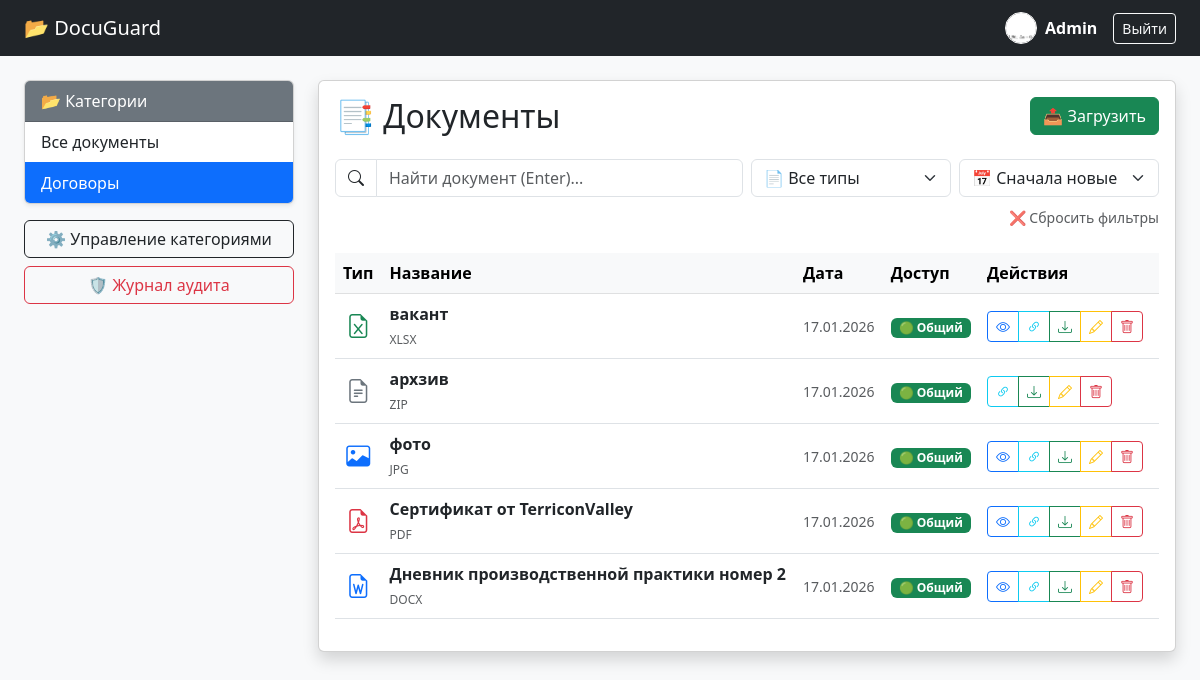
Page /?category=6 (signed in) on the committed database.
### core/models.py (models this page shows, shortened)
class Profile(models.Model):
    user = models.OneToOneField(User, on_delete=models.CASCADE, related_name='profile')
    avatar = models.ImageField(upload_to='avatars/', blank=True, null=True, verbose_name="Аватар")

class Category(models.Model):
    name = models.CharField(max_length=100)

class Document(models.Model):
    SECURITY_CHOICES = [
        ('public', 'Общий доступ'),
        ('internal', 'Служебное пользование'),
        ('secret', 'Секретно'),
    ]
    title = models.CharField(max_length=200)
    category = models.ForeignKey(Category, on_delete=models.CASCADE, null=True, blank=True)
    security_level = models.CharField(max_length=20, choices=SECURITY_CHOICES, default='public')
    file = models.FileField(upload_to='documents/')
    uploaded_by = models.ForeignKey(User, on_delete=models.CASCADE)
    uploaded_at = models.DateTimeField(auto_now_add=True)
    def get_extension(self):
        name, extension = os.path.splitext(self.file.name)
        return extension.lower()
    def is_image(self):
        return self.get_extension() in ['.jpg', '.jpeg', '.png', '.gif', '.webp']

### core/views.py (the view)
# urls.py: path('', document_list, name='home'),
@login_required
def document_list(request):
    category_id = request.GET.get('category')
    search_query = request.GET.get('q', '')
    sort_param = request.GET.get('sort', 'date_desc')
    file_type = request.GET.get('type')  # Тип файла (pdf, word, etc.)
    docs = Document.objects.all()
    if category_id:
        docs = docs.filter(category_id=category_id)
    if search_query:
        docs = docs.filter(title__icontains=search_query)
    if file_type == 'pdf':
        docs = docs.filter(file__iendswith='.pdf')
    elif file_type == 'word':
        docs = docs.filter(Q(file__iendswith='.doc') | Q(file__iendswith='.docx'))
    elif file_type == 'excel':
        docs = docs.filter(Q(file__iendswith='.xls') | Q(file__iendswith='.xlsx') | Q(file__iendswith='.csv'))
    elif file_type == 'image':
        docs = docs.filter(Q(file__iendswith='.jpg') | Q(file__iendswith='.jpeg') | Q(file__iendswith='.png'))
    elif file_type == 'archive':
        docs = docs.filter(Q(file__iendswith='.zip') | Q(file__iendswith='.rar'))
    if sort_param == 'name_asc':
        docs = docs.order_by('title')
    elif sort_param == 'name_desc':
        docs = docs.order_by('-title')
    elif sort_param == 'date_asc':
        docs = docs.order_by('uploaded_at')
    else:
        docs = docs.order_by('-uploaded_at')  # По умолчанию новые сверху
    categories = Category.objects.all()
    form = DocumentForm()
    return render(request, 'core/document_list.html', {
        'docs': docs,
        'categories': categories,
        'form': form,  # <-- Передаем форму для модалки
        'current_category': int(category_id) if category_id else None,
        'search_query': search_query,
        'current_sort': sort_param,
        'current_type': file_type
    })

### core/forms.py
class DocumentForm(forms.ModelForm):
    class Meta:
        model = Document
        fields = ['title', 'category', 'security_level', 'file']
        widgets = {
            'title': forms.TextInput(attrs={'class': 'form-control', 'placeholder': 'Введите название документа'}),
            'category': forms.Select(attrs={'class': 'form-select'}),
            'security_level': forms.Select(attrs={'class': 'form-select'}),
            'file': forms.FileInput(attrs={'class': 'form-control'}),
        }
        labels = {
            'title': 'Название',
            'category': 'Категория',
            'security_level': 'Уровень секретности',
            'file': 'Файл документа',
        }

### core/templates/core/document_list.html (shortened to what this page needs)
<!DOCTYPE html>
<html lang="ru">
<head>
    <link href="https://cdn.jsdelivr.net/npm/bootstrap@5.3.0/dist/css/bootstrap.min.css" rel="stylesheet">
    <link rel="stylesheet" href="https://cdn.jsdelivr.net/npm/bootstrap-icons@1.10.0/font/bootstrap-icons.css">
</head>
<body class="bg-light">
<nav class="navbar navbar-dark bg-dark mb-4">
    <div class="container-fluid px-4 d-flex justify-content-between">
        <a class="navbar-brand" href="{% url 'home' %}">📂 DocuGuard</a>
        <div class="d-flex align-items-center">
            {% if user.is_authenticated %}
                <a href="{% url 'profile' %}" class="text-white me-3 text-decoration-none fw-bold d-inline-flex align-items-center gap-2">
                    {% if user.profile.avatar %}
                        <img src="{{ user.profile.avatar.url }}" class="rounded-circle border border-white" width="32" height="32" style="object-fit: cover;">
                    {% else %}
                        <div class="rounded-circle bg-primary text-center border border-white" style="width:32px; height:32px; line-height:32px;">
                            {{ user.username|slice:":1"|upper }}
                        </div>
                    {% endif %}
                    <span>{{ user.username }}</span>
                </a>
                <form action="{% url 'logout' %}" method="post" class="m-0">
                    <button class="btn btn-sm btn-outline-light">Выйти</button>
                </form>
            {% else %}
                <a href="{% url 'login' %}" class="btn btn-sm btn-primary">Войти</a>
            {% endif %}
        </div>
    </div>
</nav>
<div class="container-fluid px-4">
    <div class="row">
        <div class="col-md-3 mb-4">
            <div class="card shadow-sm mb-3">
                <div class="card-header bg-secondary text-white">📂 Категории</div>
                <div class="list-group list-group-flush">
                    <a href="{% url 'home' %}" class="list-group-item list-group-item-action {% if not current_category %}active{% endif %}">Все документы</a>
                    {% for cat in categories %}
                    <a href="?category={{ cat.id }}" class="list-group-item list-group-item-action {% if current_category == cat.id %}active{% endif %}">{{ cat.name }}</a>
                    {% endfor %}
                </div>
            </div>
            {% if user.is_superuser %}
                <a href="{% url 'manage_categories' %}" class="btn btn-outline-dark w-100 mb-2">⚙️ Управление категориями</a>
                <a href="{% url 'audit_log' %}" class="btn btn-outline-danger w-100">🛡️ Журнал аудита</a>
            {% endif %}
        </div>
        <div class="col-md-9">
            <div class="card shadow">
                <div class="card-body">
                    <div class="d-flex justify-content-between align-items-center mb-4">
                        <h2 class="m-0">📑 Документы</h2>
                        <button class="btn btn-success" data-bs-toggle="modal" data-bs-target="#uploadModal">
                            📤 Загрузить
                        </button>
                    </div>
                    <form method="get" class="row g-2 mb-4 align-items-center" id="filterForm">
                        <div class="col-md-6">
                            <div class="input-group">
                                <span class="input-group-text bg-white"><i class="bi bi-search"></i></span>
                                <input type="text" name="q" class="form-control" placeholder="Найти документ (Enter)..." value="{{ search_query }}">
                            </div>
                        </div>
                        <div class="col-md-3">
                            <select name="type" class="form-select" onchange="document.getElementById('filterForm').submit()">
                                <option value="">📄 Все типы</option>
                            </select>
                        </div>
                        <div class="col-md-3">
                            <select name="sort" class="form-select" onchange="document.getElementById('filterForm').submit()">
                                <option value="date_desc" {% if current_sort == 'date_desc' %}selected{% endif %}>📅 Сначала новые</option>
                            </select>
                        </div>
                        {% if search_query or current_category or current_type %}
                        <div class="col-12 mt-2 text-end">
                            <a href="{% url 'home' %}" class="text-decoration-none text-muted small">
                                ❌ Сбросить фильтры
                            </a>
                        </div>
                        {% endif %}
                    </form>
                    <table class="table table-hover align-middle">
                        <thead class="table-light">
                            <tr>
                                <th>Тип</th>
                                <th>Название</th>
                                <th>Дата</th>
                                <th>Доступ</th>
                                <th style="width: 180px;">Действия</th>
                            </tr>
                        </thead>
                        <tbody>
                            {% for doc in docs %}
                            <tr>
                                <td class="text-center">
                                    {% if doc.is_image %}
                                        <i class="bi bi-image text-primary fs-4"></i>
                                    {% elif doc.get_extension == '.pdf' %}
                                        <i class="bi bi-file-earmark-pdf text-danger fs-4"></i>
                                    {% elif doc.get_extension == '.docx' or doc.get_extension == '.doc' %}
                                        <i class="bi bi-file-earmark-word text-primary fs-4"></i>
                                    {% elif doc.get_extension == '.xlsx' or doc.get_extension == '.xls' %}
                                        <i class="bi bi-file-earmark-excel text-success fs-4"></i>
                                    {% else %}
                                        <i class="bi bi-file-earmark-text text-secondary fs-4"></i>
                                    {% endif %}
                                </td>
                                <td>
                                    <div class="fw-bold">{{ doc.title }}</div>
                                    <small class="text-muted" style="font-size: 0.75rem;">
                                        {{ doc.get_extension|upper|slice:"1:" }}
                                    </small>
                                </td>
                                <td class="small text-muted">{{ doc.uploaded_at|date:"d.m.Y" }}</td>
                                <td>
                                    {% if doc.security_level == 'secret' %}<span class="badge bg-danger">🔴 Секретно</span>
                                    {% elif doc.security_level == 'internal' %}<span class="badge bg-warning text-dark">🟡 Служебный</span>
                                    {% else %}<span class="badge bg-success">🟢 Общий</span>{% endif %}
                                </td>
                                <td>
                                    <div class="btn-group btn-group-sm">
                                        {% if doc.get_extension == '.pdf' or doc.is_image %}
                                            <a href="{% url 'open_file' doc.id %}" target="_blank" class="btn btn-outline-primary" title="Открыть">
                                                <i class="bi bi-eye"></i>
                                            </a>
                                        {% elif doc.get_extension == '.docx' %}
                                            <button class="btn btn-outline-primary"
                                                onclick="showPreview('{% url 'open_file' doc.id %}', '{{ doc.title }}', '{{ doc.get_extension }}')"
                                                title="Предпросмотр">
                                                <i class="bi bi-eye"></i>
                                            </button>
                                        {% elif doc.get_extension == '.xlsx' or doc.get_extension == '.xls' %}
                                            <button class="btn btn-outline-primary"
                                                onclick="showPreview('{% url 'open_file' doc.id %}', '{{ doc.title }}', '{{ doc.get_extension }}')"
                                                title="Предпросмотр таблицы">
                                                <i class="bi bi-eye"></i>
                                            </button>
                                        {% endif %}
                                        {% if user == doc.uploaded_by or user.is_superuser %}
                                        <a href="{% url 'share_link' doc.id %}" class="btn btn-outline-info" title="Поделиться">
                                            <i class="bi bi-link-45deg"></i>
                                        </a>
                                        {% endif %}
                                        <a href="{% url 'open_file' doc.id %}?download=1" class="btn btn-outline-success" title="Скачать">
                                            <i class="bi bi-download"></i>
                                        </a>
                                        {% if user == doc.uploaded_by or user.is_superuser %}
                                            <button class="btn btn-outline-warning"
                                                onclick="editDoc('{{ doc.id }}', '{{ doc.title }}', '{{ doc.category.id|default_if_none:'' }}', '{{ doc.security_level }}')"
                                                title="Редактировать">
                                                <i class="bi bi-pencil"></i>
                                            </button>
                                            <button class="btn btn-outline-danger" onclick="confirmDelete('{% url 'delete_document' doc.id %}')" title="Удалить">
                                                <i class="bi bi-trash"></i>
                                            </button>
                                        {% endif %}
                                    </div>
                                </td>
                            </tr>
                            {% empty %}
                            <tr>
                                <td colspan="5" class="text-center py-5 text-muted">Документов не найдено 🍃</td>
                            </tr>
                            {% endfor %}
                        </tbody>
                    </table>
                </div>
            </div>
        </div>
    </div>
</div>
</body>
</html>

### rows in the picture
Category: name "Договоры"
Document: title "вакант", get_extension "XLSX", uploaded_at "17.01.2026", security_level "🟢 Общий"
Document: title "архзив", get_extension "ZIP", uploaded_at "17.01.2026", security_level "🟢 Общий"
Document: title "фото", get_extension "JPG", uploaded_at "17.01.2026", security_level "🟢 Общий"
Document: title "Сертификат от TerriconValley", get_extension "PDF", uploaded_at "17.01.2026", security_level "🟢 Общий"
Document: title "Дневник производственной практики номер 2", get_extension "DOCX", uploaded_at "17.01.2026", security_level "🟢 Общий"

### other values in the picture
{{ user.username }} "Admin"
